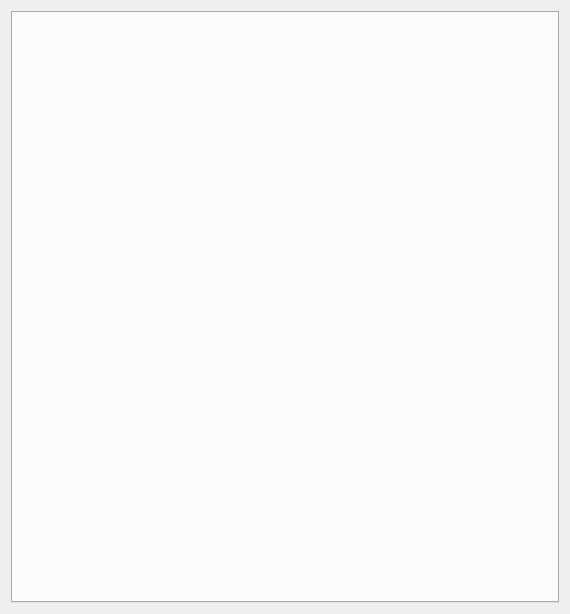
<?xml version="1.0" encoding="UTF-8"?>
<ui version="4.0">
 <class>ConnectionInfo</class>
 <widget class="QDialog" name="ConnectionInfo">
  <property name="geometry">
   <rect>
    <x>0</x>
    <y>0</y>
    <width>570</width>
    <height>614</height>
   </rect>
  </property>
  <property name="windowTitle">
   <string>Connection information</string>
  </property>
  <layout class="QGridLayout" name="gridLayout">
   <item row="0" column="0">
    <widget class="QTabWidget" name="tabWidget">
     <property name="currentIndex">
      <number>-1</number>
     </property>
     <property name="iconSize">
      <size>
       <width>32</width>
       <height>32</height>
      </size>
     </property>
    </widget>
   </item>
  </layout>
 </widget>
 <resources/>
 <connections/>
</ui>
